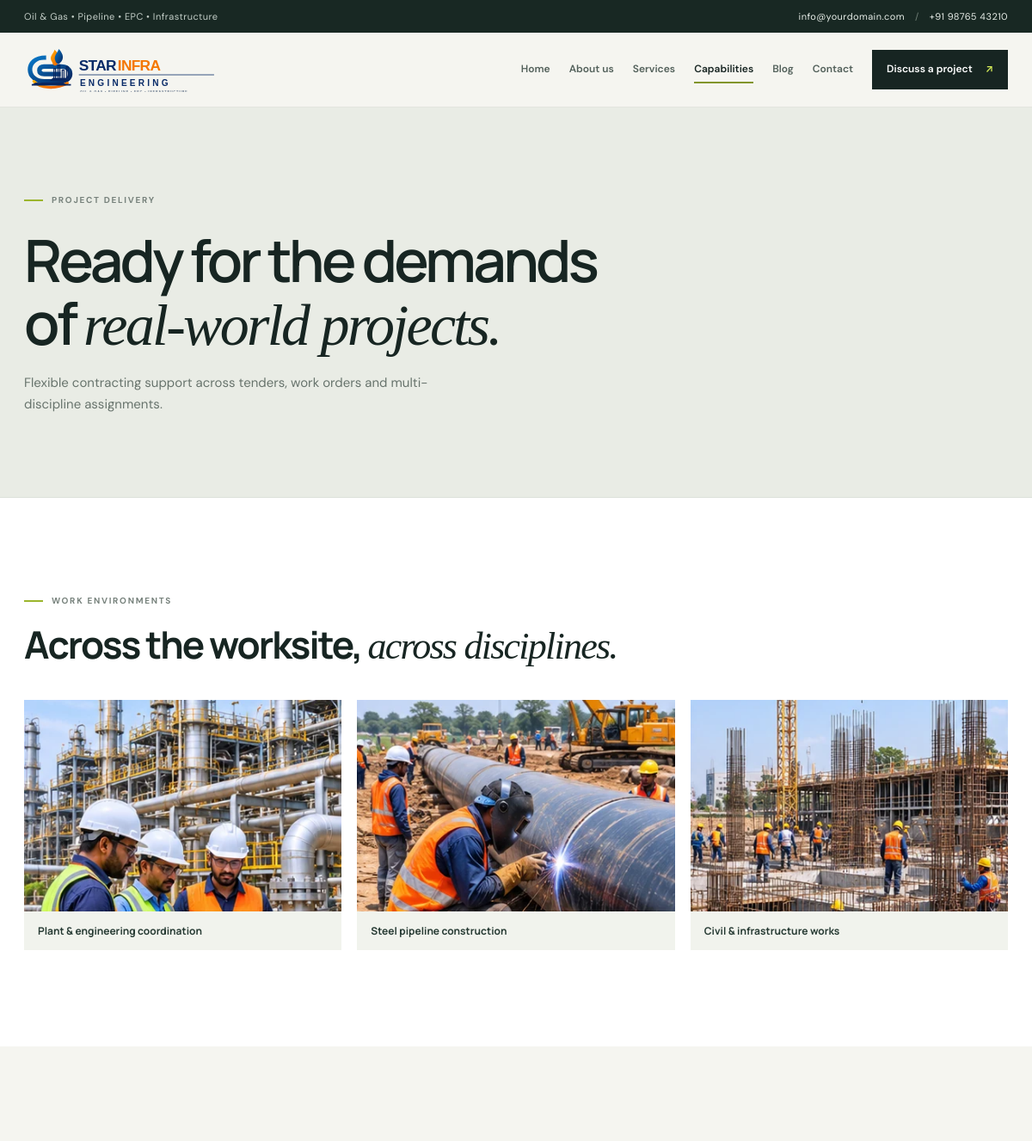
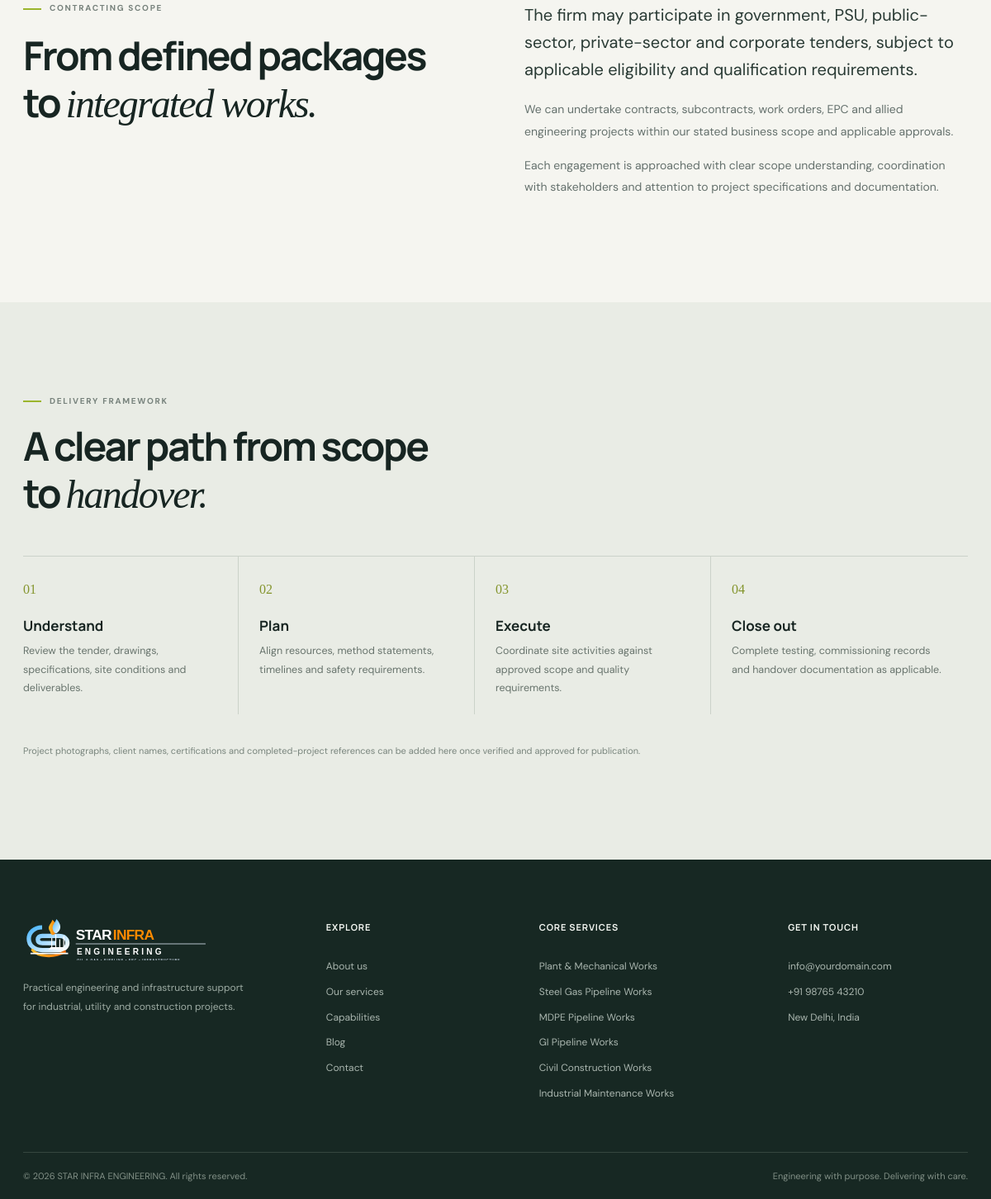
The app's page /projects.php with its own data (2 pictures, top to bottom).
### tables this page shows
CREATE TABLE IF NOT EXISTS gallery (
  id INT UNSIGNED NOT NULL AUTO_INCREMENT,
  image VARCHAR(255) NOT NULL,
  caption VARCHAR(200) NULL,
  alt_text VARCHAR(200) NULL,
  sort_order INT NOT NULL DEFAULT 0,
  is_active TINYINT(1) NOT NULL DEFAULT 1,
  created_at DATETIME NOT NULL,
  PRIMARY KEY (id),
  KEY idx_gallery_active_sort (is_active, sort_order)
);

CREATE TABLE IF NOT EXISTS services (
  id INT UNSIGNED NOT NULL AUTO_INCREMENT,
  title VARCHAR(150) NOT NULL,
  slug VARCHAR(100) NOT NULL,
  category VARCHAR(100) NULL,
  icon VARCHAR(10) NULL,
  short_description VARCHAR(300) NULL,
  description TEXT NULL,
  features TEXT NULL,
  image VARCHAR(255) NULL,
  image_alt VARCHAR(200) NULL,
  sort_order INT NOT NULL DEFAULT 0,
  is_active TINYINT(1) NOT NULL DEFAULT 1,
  created_at DATETIME NOT NULL,
  updated_at DATETIME NOT NULL,
  PRIMARY KEY (id),
  UNIQUE KEY uq_services_slug (slug),
  KEY idx_services_active_sort (is_active, sort_order)
);

### includes/content.php (called while the page is built, shortened)
<?php
function settings_defaults(): array
{
    $out = [];
    foreach (settings_schema() as $fields) {
        foreach ($fields as $key => $def) { $out[$key] = (string)$def['default']; }
    }
    return $out;
}

### projects.php (the view, shortened to what this page needs)
<?php
require __DIR__ . '/includes/bootstrap.php';
$pageDescription = setting('projects_subtitle');
$activeNav       = 'projects';
$gallery         = gallery_items();
$steps = [
    ['Understand', 'Review the tender, drawings, specifications, site conditions and deliverables.'],
    ['Plan', 'Align resources, method statements, timelines and safety requirements.'],
    ['Execute', 'Coordinate site activities against approved scope and quality requirements.'],
    ['Close out', 'Complete testing, commissioning records and handover documentation as applicable.'],
];
require __DIR__ . '/includes/header.php';
?>
<section class="page-hero">
  <div class="container">
    <div class="eyebrow"><span></span> PROJECT DELIVERY</div>
    <h1><?= rich(setting('projects_title')) ?></h1>
    <p><?= e(setting('projects_subtitle')) ?></p>
  </div>
</section>
<?php if ($gallery): ?>
<section class="project-gallery section-pad">
  <div class="container">
    <div class="eyebrow"><span></span> WORK ENVIRONMENTS</div>
    <h2>Across the worksite, <em>across disciplines.</em></h2>
    <div class="project-image-grid">
<?php foreach ($gallery as $item): ?>
      <figure>
        <img src="<?= e(image_url($item['image'])) ?>" alt="<?= e($item['alt_text'] ?: $item['caption']) ?>" width="600" height="400" loading="lazy" decoding="async">
<?php if (!empty($item['caption'])): ?>
        <figcaption><?= e($item['caption']) ?></figcaption>
<?php endif; ?>
      </figure>
<?php endforeach; ?>
    </div>
  </div>
</section>
<?php endif; ?>
<section class="section-pad">
  <div class="container split-layout">
    <div><div class="eyebrow"><span></span> CONTRACTING SCOPE</div><h2>From defined packages<br>to <em>integrated works.</em></h2></div>
    <div class="rich-copy">
      <p class="lead">The firm may participate in government, PSU, public-sector, private-sector and corporate tenders, subject to applicable eligibility and qualification requirements.</p>
      <p>We can undertake contracts, subcontracts, work orders, EPC and allied engineering projects within our stated business scope and applicable approvals.</p>
      <p>Each engagement is approached with clear scope understanding, coordination with stakeholders and attention to project specifications and documentation.</p>
    </div>
  </div>
</section>
<section class="delivery-section section-pad">
  <div class="container">
    <div class="eyebrow"><span></span> DELIVERY FRAMEWORK</div>
    <h2>A clear path from scope<br>to <em>handover.</em></h2>
    <div class="steps-grid">
<?php foreach ($steps as $i => [$title, $text]): ?>
      <article><span><?= sprintf('%02d', $i + 1) ?></span><h3><?= e($title) ?></h3><p><?= e($text) ?></p></article>
<?php endforeach; ?>
    </div>
<?php if (setting('projects_note') !== ''): ?>
    <p class="disclaimer"><?= e(setting('projects_note')) ?></p>
<?php endif; ?>
  </div>
</section>
<?php require __DIR__ . '/includes/footer.php'; ?>

### includes/header.php (shortened to what this page needs)
<?php
$siteName        = setting('site_name', SITE_NAME);
$activeNav       = $activeNav ?? basename($_SERVER['SCRIPT_NAME'] ?? 'index.php', '.php');
$email           = setting('contact_email', SITE_EMAIL);
$phone           = setting('contact_phone', SITE_PHONE);
$navItems = [
    'index'    => ['Home', url('')],
    'about'    => ['About us', url('about.php')],
    'services' => ['Services', url('services.php')],
    'projects' => ['Capabilities', url('projects.php')],
    'blog'     => ['Blog', blog_url()],
    'contact'  => ['Contact', url('contact.php')],
];
?>
<!doctype html>
<html lang="en">
<head>
  <link rel="stylesheet" href="<?= e(asset('assets/css/style.css')) ?>">
</head>
<body>
<div class="topbar">
  <div class="container topbar-inner">
    <span class="topbar-tagline"><?= e(setting('site_tagline', SITE_TAGLINE)) ?></span>
    <div class="topbar-contact">
      <a href="mailto:<?= e($email) ?>"><?= e($email) ?></a><span class="top-sep" aria-hidden="true">/</span><a href="<?= e(phone_link($phone)) ?>"><?= e($phone) ?></a>
    </div>
  </div>
</div>
<header class="site-header">
  <div class="container nav-wrap">
    <a class="brand" href="<?= e(url('')) ?>" aria-label="<?= e($siteName) ?> home">
      <img class="brand-logo" src="<?= e(asset('assets/images/star-infra-logo.svg')) ?>" alt="<?= e($siteName) ?>" width="300" height="63">
    </a>
    <nav class="main-nav" id="main-nav" aria-label="Main">
<?php foreach ($navItems as $key => [$label, $href]): ?>
      <a class="<?= $activeNav === $key ? 'active' : '' ?>" href="<?= e($href) ?>"<?= $activeNav === $key ? ' aria-current="page"' : '' ?>><?= e($label) ?></a>
<?php endforeach; ?>
      <a class="nav-cta" href="<?= e(url('contact.php')) ?>">Discuss a project <span aria-hidden="true">↗</span></a>
    </nav>
  </div>
</header>
<main id="main">

### includes/functions.php (shortened to what this page needs)
<?php
function e($value): string
{
    return htmlspecialchars((string)$value, ENT_QUOTES | ENT_SUBSTITUTE, 'UTF-8');
}
function rich($text): string
{
    $html = e(trim((string)$text));
    $html = preg_replace('/\*(.+?)\*/s', '<em>$1</em>', $html);
    return nl2br($html, false);
}
function base_path(): string
{
    static $base = null;
    if ($base !== null) { return $base; }
    if (SITE_URL !== '') {
        return $base = rtrim((string)parse_url(SITE_URL, PHP_URL_PATH), '/');
    }
    return $base = '';
}
function url(string $path = ''): string
{
    return base_path() . '/' . ltrim($path, '/');
}
function asset(string $path): string
{
    $file = APP_ROOT . '/' . ltrim($path, '/');
    $v = is_file($file) ? '?v=' . filemtime($file) : '';
    return url($path) . $v;
}
function image_url(?string $path): string
{
    $path = trim((string)$path);
    return url($path);
}
function blog_url(int $page = 1): string
{
    $base = PRETTY_URLS ? url('blog') : url('blog.php');
    return $page > 1 ? $base . '?page=' . $page : $base;
}
function phone_link(string $phone): string
{
    $digits = preg_replace('/[^\d+]/', '', $phone);
    return 'tel:' . $digits;
}
function db(): PDO
{
    static $pdo = null;
    if ($pdo instanceof PDO) { return $pdo; }
    $dsn = sprintf('mysql:host=%s;port=%d;dbname=%s;charset=%s', DB_HOST, (int)DB_PORT, DB_NAME, DB_CHARSET);
    $pdo = new PDO($dsn, DB_USER, DB_PASS, [
        PDO::ATTR_ERRMODE            => PDO::ERRMODE_EXCEPTION,
        PDO::ATTR_DEFAULT_FETCH_MODE => PDO::FETCH_ASSOC,
        PDO::ATTR_EMULATE_PREPARES   => false,
        PDO::ATTR_TIMEOUT            => 5,
    ]);
    $pdo->exec("SET time_zone = '" . date('P') . "'");
    return $pdo;
}
function db_try(): ?PDO
{
    try {
        return db();
    } catch (Throwable $e) {
        $failed = true;
        error_log('[db] connection failed: ' . $e->getMessage());
        return null;
    }
}
function is_installed(): bool
{
    return DB_NAME !== '' && strpos(DB_NAME, 'u000000000') !== 0 && DB_PASS !== 'change-me';
}
function settings(): array
{
    static $settings = null;
    if ($settings !== null) { return $settings; }
    $settings = settings_defaults();
    $pdo = is_installed() ? db_try() : null;
    if ($pdo) {
        try {
            foreach ($pdo->query('SELECT setting_key, setting_value FROM settings') as $row) {
                $settings[$row['setting_key']] = (string)$row['setting_value'];
            }
        } catch (Throwable $e) {
            error_log('[settings] ' . $e->getMessage());
        }
    }
    return $settings;
}
function setting(string $key, string $fallback = ''): string
{
    $s = settings();
    $value = $s[$key] ?? '';
    return $value !== '' ? $value : $fallback;
}
function services(): array
{
    $pdo = is_installed() ? db_try() : null;
    if ($pdo) {
        try {
            $services = $pdo->query('SELECT * FROM services WHERE is_active = 1 ORDER BY sort_order ASC, id ASC')->fetchAll();
            return $services;
        } catch (Throwable $e) {
            error_log('[services] ' . $e->getMessage());
        }
    }
    $services = [];
    return $services;
}
function gallery_items(): array
{
    $pdo = is_installed() ? db_try() : null;
    if ($pdo) {
        try {
            $items = $pdo->query('SELECT * FROM gallery WHERE is_active = 1 ORDER BY sort_order ASC, id ASC')->fetchAll();
            return $items;
        } catch (Throwable $e) {
            error_log('[gallery] ' . $e->getMessage());
        }
    }
    return $items = default_gallery();
}

### includes/footer.php (shortened to what this page needs)
<?php
$siteName = setting('site_name', SITE_NAME);
$email    = setting('contact_email', SITE_EMAIL);
$phone    = setting('contact_phone', SITE_PHONE);
?>
</main>
<footer class="site-footer">
  <div class="container footer-main">
    <div class="footer-about">
      <a class="brand brand-light" href="<?= e(url('')) ?>"><img class="brand-logo brand-logo-light" src="<?= e(asset('assets/images/star-infra-logo-white.svg')) ?>" alt="<?= e($siteName) ?>" width="265" height="56" loading="lazy"></a>
      <p><?= e(setting('footer_about')) ?></p>
    </div>
    <div class="footer-col">
      <h4>Explore</h4>
      <a href="<?= e(url('about.php')) ?>">About us</a>
      <a href="<?= e(url('services.php')) ?>">Our services</a>
      <a href="<?= e(url('projects.php')) ?>">Capabilities</a>
      <a href="<?= e(blog_url()) ?>">Blog</a>
      <a href="<?= e(url('contact.php')) ?>">Contact</a>
    </div>
    <div class="footer-col">
      <h4>Core services</h4>
<?php foreach (array_slice(services(), 0, 6) as $svc): ?>
      <a href="<?= e(url('services.php#' . $svc['slug'])) ?>"><?= e($svc['title']) ?></a>
<?php endforeach; ?>
    </div>
    <div class="footer-col">
      <h4>Get in touch</h4>
      <a href="mailto:<?= e($email) ?>"><?= e($email) ?></a>
      <a href="<?= e(phone_link($phone)) ?>"><?= e($phone) ?></a>
      <span><?= nl2br(e(setting('contact_address', SITE_ADDRESS)), false) ?></span>
    </div>
  </div>
  <div class="container footer-bottom">
    <span>© <?= date('Y') ?> <?= e($siteName) ?>. All rights reserved.</span>
    <span><?= e(setting('footer_slogan')) ?></span>
  </div>
</footer>
</body>
</html>

### records on screen
gallery: image (picture), caption "Plant & engineering coordination"
gallery: image (picture), caption "Steel pipeline construction"
gallery: image (picture), caption "Civil & infrastructure works"
services: title "Plant & Mechanical Works"
services: title "Steel Gas Pipeline Works"
services: title "MDPE Pipeline Works"
services: title "GI Pipeline Works"
services: title "Civil Construction Works"
services: title "Industrial Maintenance Works"

### other values on screen
setting('site_tagline', SITE_TAGLINE) "Oil & Gas • Pipeline • EPC • Infrastructure"
$email "info@yourdomain.com"
$phone "+91 98765 43210"
$label "Home"
$label "About us"
$label "Services"
$label "Capabilities"
$label "Blog"
$label "Contact"
preg_replace('/\*(.+?)\*/s', '<em>$1</em>', $html) "Ready for the demands of real-world projects."
setting('projects_subtitle') "Flexible contracting support across tenders, work orders and multi-discipline assignments."
$title "Understand"
$text "Review the tender, drawings, specifications, site conditions and deliverables."
$title "Plan"
$text "Align resources, method statements, timelines and safety requirements."
